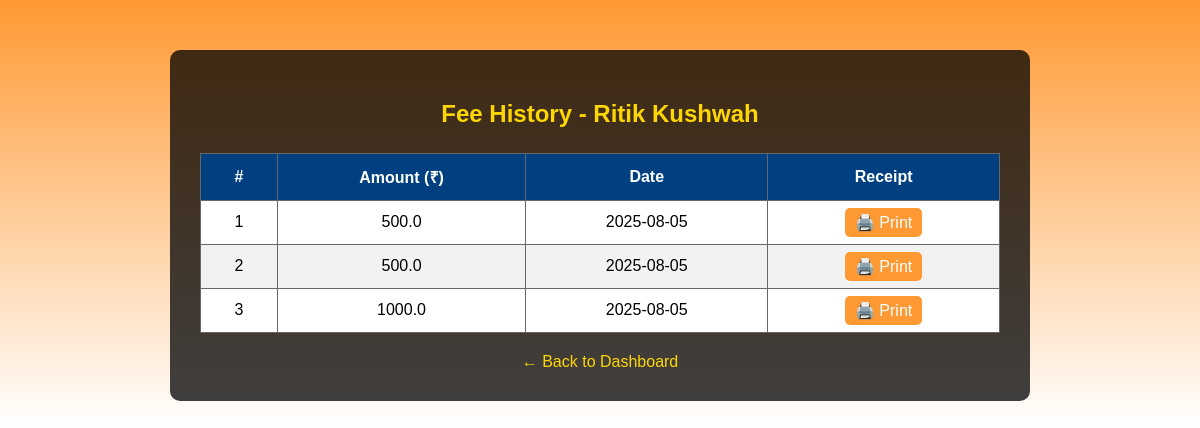
Page /fee-history/6 on the committed database.
### tables this page shows
CREATE TABLE members (
    id INTEGER PRIMARY KEY AUTOINCREMENT,
    name TEXT NOT NULL,
    phone TEXT,
    photo TEXT,
    start_date TEXT,
    end_date TEXT
);

CREATE TABLE fees (
    id INTEGER PRIMARY KEY AUTOINCREMENT,
    member_id INTEGER,
    amount REAL,
    date TEXT,
    FOREIGN KEY (member_id) REFERENCES members(id)
);

### app.py (the view)
@app.route('/fee-history/<int:member_id>')
def fee_history(member_id):
    conn = get_db_connection()
    member = conn.execute("SELECT * FROM members WHERE id = ?", (member_id,)).fetchone()
    history = conn.execute("SELECT * FROM fees WHERE member_id = ? ORDER BY date DESC", (member_id,)).fetchall()
    conn.close()
    return render_template('fee_history.html', member=member, history=history)

### app.py (called while the page is built)
def get_db_connection():
    conn = sqlite3.connect(DB_PATH)
    conn.row_factory = sqlite3.Row
    return conn

### templates/fee_history.html (shortened to what this page needs)
<!DOCTYPE html>
<html>
<head>
</head>
<body>
    <div class="container">
        <h2>Fee History - {{ member.name }}</h2>
        <table>
            <thead>
                <tr>
                    <th>#</th>
                    <th>Amount (₹)</th>
                    <th>Date</th>
                    <th>Receipt</th>
                </tr>
            </thead>
            <tbody>
                {% for fee in history %}
                <tr>
                    <td>{{ loop.index }}</td>
                    <td>{{ fee.amount }}</td>
                    <td>{{ fee.date }}</td>
                    <td><a class="print-btn" href="/print-receipt/{{ fee.id }}" target="_blank">🖨️ Print</a></td>
                </tr>
                {% endfor %}
            </tbody>
        </table>
        <div class="back-link">
            <a href="/dashboard">← Back to Dashboard</a>
        </div>
    </div>
</body>
</html>

### templates/fee_history.html (style rules this page uses)
body { font-family: Arial, sans-serif; margin: 0; padding: 0; background: linear-gradient(to bottom, #FF9933 0%, #ffffff 50%, #138808 100%); min-height: 100vh; }
.container { max-width: 800px; margin: auto; background: rgba(0, 0, 0, 0.75); padding: 30px; margin-top: 50px; border-radius: 10px; color: white; }
h2 { text-align: center; color: #FFD700; }
table { width: 100%; border-collapse: collapse; margin-top: 25px; background: white; color: black; }
th, td { padding: 12px; border: 1px solid #666; text-align: center; }
th { background-color: #004080; color: white; }
tr:nth-child(even) { background-color: #f2f2f2; }
.back-link { text-align: center; margin-top: 20px; }
.back-link a { color: #FFD700; text-decoration: none; }
.print-btn { padding: 6px 10px; background: #FF9933; color: white; border: none; border-radius: 5px; text-decoration: none; }

### rows in the picture
members: name "Ritik Kushwah"
fees: amount "500.0", date "2025-08-05"
fees: amount "500.0", date "2025-08-05"
fees: amount "1000.0", date "2025-08-05"
